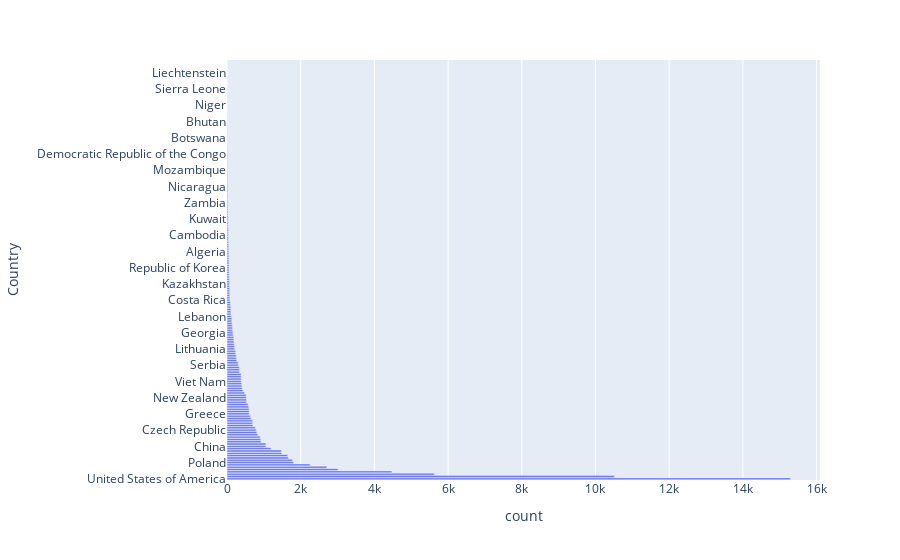

The notebook cell saved with this chart:
### Code cell
# sns.countplot(df['Country'])
px.bar(data_frame = df_country, y = 'Country', x = 'count')

### Figure 1 — Plotly figure (JSON) as saved in the notebook; plotly's stock layout.template omitted (floating-point values rounded to 4 significant figures; data arrays with more than 128 entries replaced by an {"elided": "..."} marker saying what was removed)
{"data": [{"alignmentgroup": "True", "hovertemplate": "count=%{x}<br>Country=%{y}<extra></extra>", "legendgroup": "", "marker": {"color": "#636efa", "pattern": {"shape": ""}}, "name": "", "offsetgroup": "", "orientation": "h", "showlegend": false, "textposition": "auto", "type": "bar", "x": {"elided": "181 int values"}, "xaxis": "x", "y": {"elided": "181 str values"}, "yaxis": "y"}], "layout": {"barmode": "relative", "legend": {"tracegroupgap": 0}, "margin": {"t": 60}, "xaxis": {"anchor": "y", "domain": [0, 1], "title": {"text": "count"}}, "yaxis": {"anchor": "x", "domain": [0, 1], "title": {"text": "Country"}}}}
